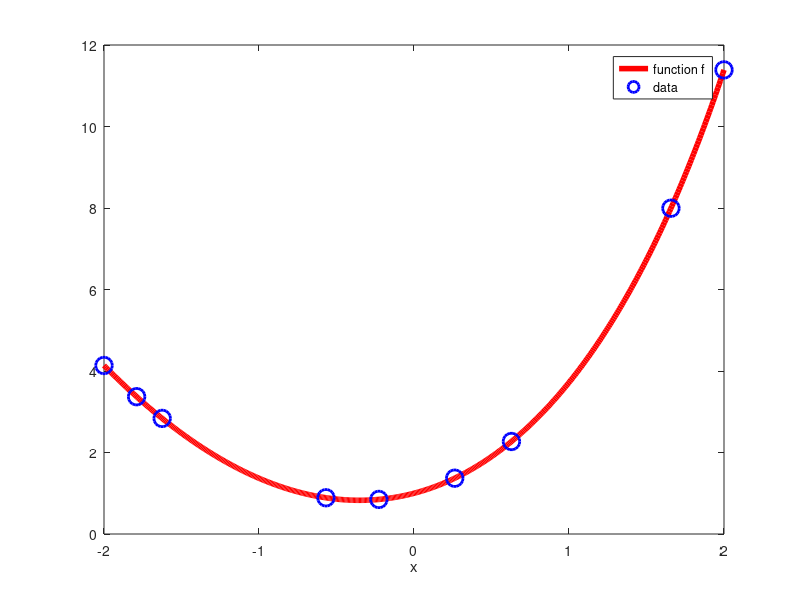

MATLAB code to generate this figure: (Note: this script raises an error after producing the figure.)
delay = 3;
lw = 'linewidth';
ms = 'markersize';
figure(1); clf;
figure(2); clf;



% big outer loop
for ii=1:20
set(0, 'CurrentFigure', 1); clf;
set(0, 'CurrentFigure', 2); clf;
%pause(delay)

%% define a function and a fine plotting grid
fcn = @(x) exp(x) + x.^2;
xx = linspace(-2, 2, 512);
ff = fcn(xx);

set(0, 'CurrentFigure', 1); clf;
plot(xx, ff, 'r-', lw, 4);
legend('function f');
xlabel('x');
hold on;
pause(delay);


%% choose some nodes
n = round(rand*10) + 2;
x = cumsum(randn(n,1) + 2);
x = sort(x);
x = (x - min(x)) / (max(x) - min(x));
x = 4*x - 2;

f = fcn(x);
set(0, 'CurrentFigure', 1);
plot(x, f, 'bo', lw, 2, ms, 12);
legend('function f', 'data');
pause(delay);

%% now plot the interp
p = lagrange_poly(x, f);
pp = polyval(p, xx);
plot(xx, pp, 'b--', lw, 2);
legend('function f', 'data', 'interp');
pause(delay);


%% now step through it one piece at a time.
pp2 = zeros(size(xx));
h = plot(xx, pp2, 'k-', lw, 2);
legend('function f', 'data', 'interp', 'construct');
for k=1:n
  g = zeros(size(x));
  g(k) = 1;
  p = lagrange_poly(x, g);
  pp = polyval(p, xx);
  set(0, 'CurrentFigure', 2); clf;
  plot(xx, pp, 'k-', lw, 2);
  hold on;
  xlabel('x');
  plot(x, g, 'k.', lw, 2, ms, 22);
  plot(x(k), g(k), 'ro', lw,2, ms,12);
  plot(xx, zeros(size(xx)), 'k--')
  title(sprintf('Cardinal L_{%d,%d}',n,k));

  
  pp2 = pp2 + f(k)*pp;
  set(0, 'CurrentFigure', 1);
  set(h, 'yData', pp2)
  pause(delay);  
end
pause(2*delay)

end